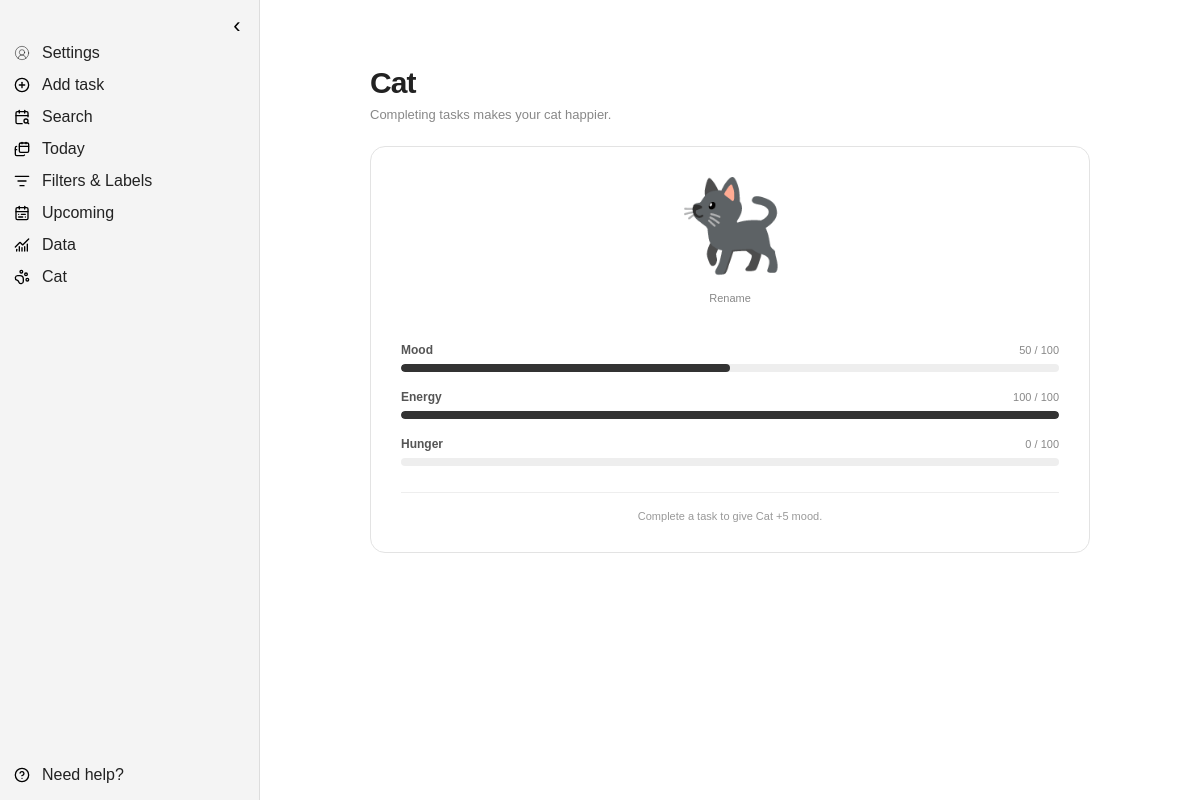
Page /cat (signed in) on the committed database.
### tables this page shows
CREATE TABLE cat (
            id INTEGER PRIMARY KEY AUTOINCREMENT,
            user_id INTEGER UNIQUE NOT NULL,
            cat_name TEXT NOT NULL,

            -- what the cat is doing at the moment
            status TEXT NOT NULL DEFAULT 'idle',

            -- keep these values between 0 and 100
            mood INTEGER NOT NULL DEFAULT 50
                CHECK (mood BETWEEN 0 AND 100),

            energy INTEGER NOT NULL DEFAULT 100
                CHECK (energy BETWEEN 0 AND 100),

            hunger INTEGER NOT NULL DEFAULT 0
                CHECK (hunger BETWEEN 0 AND 100),

            -- remember when the user last interacted with their cat
            last_interaction TIMESTAMP NOT NULL
                DEFAULT CURRENT_TIMESTAMP,

            equipped_item TEXT,
            cat_color TEXT,

            -- connect the cat to its owner
            FOREIGN KEY (user_id)
                REFERENCES users(id)
                ON DELETE CASCADE
        );

### routes/cat_routes.py (the view, shortened to what this page needs)
    @app.route(
        "/cat",
        methods=["GET", "POST"]
    )
    @login_required
    def cat():
        user_id = session["user_id"]
        create_cat_for_user(
            user_id
        )
        user_cat = get_cat_by_user(
            user_id
        )
        return render_template(
            "cat.html",
            cat=user_cat
        )

### app.py (called while the page is built)
@app.context_processor
def inject_global_task_modal_data():
    if "user_id" not in session:
        return {
            "global_task_tags": [],
            "cat_name": "Cat"
        }
    user_id = session["user_id"]
    user_cat = get_cat_by_user(
        user_id
    )
    return {
        "global_task_tags": get_tags_by_user(
            user_id
        ),
        "cat_name": (
            user_cat["cat_name"]
            if user_cat
            else "Cat"
        )
    }

### database/cats.py (called while the page is built, shortened)
def get_cat_by_user(user_id):
    connection = get_connection()
    cat = connection.execute(
        """
        SELECT *
        FROM cat
        WHERE user_id = ?
        """,
        (user_id,)
    ).fetchone()
    connection.close()
    return cat

def create_cat_for_user(
    user_id,
    cat_name="Cat"
):
    connection = get_connection()
    try:
        existing_cat = connection.execute(
            """
            SELECT id
            FROM cat
            WHERE user_id = ?
            """,
            (user_id,)
        ).fetchone()
        if existing_cat:
            return existing_cat["id"]
    except sqlite3.Error:
        connection.rollback()
        raise
    finally:
        connection.close()

### database/connection.py (called while the page is built)
def get_connection():
    connection = sqlite3.connect(DATABASE_PATH)
    connection.row_factory = sqlite3.Row
    connection.execute("PRAGMA foreign_keys = ON")
    return connection

### database/tags.py (called while the page is built)
def get_tags_by_user(user_id):
    connection = get_connection()
    tags = connection.execute(
        """
        SELECT
            id,
            name
        FROM tags
        WHERE user_id = ?
        ORDER BY name COLLATE NOCASE
        """,
        (user_id,)
    ).fetchall()
    connection.close()
    return tags

### routes/cat_routes.py (called while the page is built, shortened)
def register_cat_routes(app):
    @app.route(
        "/cat",
        methods=["GET", "POST"]
    )
    @login_required
    def cat():
        user_id = session["user_id"]
        create_cat_for_user(
            user_id
        )
        user_cat = get_cat_by_user(
            user_id
        )
        return render_template(
            "cat.html",
            cat=user_cat
        )

### utils/auth_helpers.py (called while the page is built)
def login_required(view_function):
    @wraps(view_function)
    def wrapped_view(*args, **kwargs):
        if "user_id" not in session:
            return redirect(
                url_for("login")
            )
        return view_function(
            *args,
            **kwargs
        )
    return wrapped_view

### templates/cat.html (shortened to what this page needs)
{% extends "base.html" %}
{% block styles %}
<link
    rel="stylesheet"
    href="{{ url_for('static', filename='css/cat.css') }}"
>
{% endblock %}
{% block content %}
<main class="cat-page">
    <header class="cat-header">
        <h1>
            {{ cat["cat_name"] }}
        </h1>
        <p>
            Completing tasks makes your cat happier.
        </p>
    </header>
    <section class="cat-card">
        <div class="cat-main">
            <div
                class="cat-placeholder"
                aria-hidden="true"
            >
                🐈‍⬛
            </div>
            <button
                type="button"
                class="rename-cat-button"
                id="renameCatButton"
            >
                Rename
            </button>
        </div>
        <div class="cat-stats">
            <div class="cat-stat">
                <div class="cat-stat-header">
                    <span>
                        Mood
                    </span>
                    <strong>
                        {{ cat["mood"] }} / 100
                    </strong>
                </div>
                <div class="cat-stat-track">
                    <div
                        class="cat-stat-fill"
                        style="width: {{ cat['mood'] }}%;"
                    ></div>
                </div>
            </div>
            <div class="cat-stat">
                <div class="cat-stat-header">
                    <span>
                        Energy
                    </span>
                    <strong>
                        {{ cat["energy"] }} / 100
                    </strong>
                </div>
                <div class="cat-stat-track">
                    <div
                        class="cat-stat-fill"
                        style="width: {{ cat['energy'] }}%;"
                    ></div>
                </div>
            </div>
            <div class="cat-stat">
                <div class="cat-stat-header">
                    <span>
                        Hunger
                    </span>
                    <strong>
                        {{ cat["hunger"] }} / 100
                    </strong>
                </div>
                <div class="cat-stat-track">
                </div>
            </div>
        </div>
        <div class="cat-message">
            Complete a task to give
            {{ cat["cat_name"] }}
            +5 mood.
        </div>
    </section>
</main>
{% endblock %}

### templates/base.html (shortened to what this page needs)
<!DOCTYPE html>
<html lang="en">
<head>
    <link
        rel="stylesheet"
        href="{{ url_for('static', filename='css/base.css') }}"
    >
    <link
        rel="stylesheet"
        href="{{ url_for('static', filename='css/task_modal.css') }}"
    >
    {% block styles %}
    {% endblock %}
</head>
<body>
    <aside class="sidebar" id="sidebar">
        <button
            class="sidebar-toggle"
            id="sidebarToggle"
            type="button"
            aria-label="Collapse sidebar"
        >
        </button>
        <nav class="sidebar-nav">
            <a
                class="nav-link"
                href="{{ url_for('setting') }}"
            >
                <img
                    class="nav-icon"
                    src="{{ url_for('static', filename='images/user.svg') }}"
                    alt=""
                >
                <span class="nav-text">
                    Settings
                </span>
            </a>
            <button
                class="nav-link nav-button"
                id="openTaskModal"
                type="button"
            >
                <img
                    class="nav-icon"
                    src="{{ url_for('static', filename='icons/add_task.svg') }}"
                    alt=""
                >
                <span class="nav-text">
                    Add task
                </span>
            </button>
            <a
                class="nav-link"
                href="{{ url_for('search') }}"
            >
                <img
                    class="nav-icon"
                    src="{{ url_for('static', filename='icons/calendar_search.svg') }}"
                    alt=""
                >
                <span class="nav-text">
                    Search
                </span>
            </a>
            <a
                class="nav-link"
                href="{{ url_for('home') }}"
            >
                <img
                    class="nav-icon"
                    src="{{ url_for('static', filename='icons/calendars.svg') }}"
                    alt=""
                >
                <span class="nav-text">
                    Today
                </span>
            </a>
            <a
                class="nav-link"
                href="{{ url_for('labels') }}"
            >
                <img
                    class="nav-icon"
                    src="{{ url_for('static', filename='icons/filter.svg') }}"
                    alt=""
                >
                <span class="nav-text">
                    Filters & Labels
                </span>
            </a>
            <a
                class="nav-link"
                href="{{ url_for('upcoming') }}"
            >
                <img
                    class="nav-icon"
                    src="{{ url_for('static', filename='icons/calendar_upcoming.svg') }}"
                    alt=""
                >
                <span class="nav-text">
                    Upcoming
                </span>
            </a>
            <a
                class="nav-link"
                href="{{ url_for('data') }}"
            >
                <img
                    class="nav-icon"
                    src="{{ url_for('static', filename='icons/data.svg') }}"
                    alt=""
                >
                <span class="nav-text">
                    Data
                </span>
            </a>
            <a
                class="nav-link"
                href="{{ url_for('cat') }}"
            >
                <img
                    class="nav-icon"
                    src="{{ url_for('static', filename='icons/cat.svg') }}"
                    alt=""
                >
                <span class="nav-text">
                    {{ cat_name | default('Cat') }}
                </span>
            </a>
            <div class="nav-spacer"></div>
            <a
                class="nav-link"
                href="{{ url_for('help_page') }}"
            >
                <img
                    class="nav-icon"
                    src="{{ url_for('static', filename='icons/question_mark.svg') }}"
                    alt=""
                >
                <span class="nav-text">
                    Need help?
                </span>
            </a>
        </nav>
        <div
            class="sidebar-resizer"
            id="sidebarResizer"
        ></div>
    </aside>
    <main class="main-content">
        {% block content %}
        {% endblock %}
    </main>
</body>
</html>

### static/css/base.css (style rules this page uses)
* { box-sizing: border-box; }
html, body { margin: 0; min-height: 100%; }
body { display: flex; min-height: 100vh; font-family: Arial, sans-serif; }
.sidebar { position: relative; display: flex; flex-direction: column; width: 260px; min-width: 180px; max-width: 420px; padding: 12px 8px; background: #f4f4f4; border-right: 1px solid #dddddd; flex-shrink: 0; overflow: visible; transition: width 0.2s ease, min-width 0.2s ease, padding 0.2s ease; }
.sidebar-nav { display: flex; overflow: hidden; flex-direction: column; flex: 1; gap: 6px; }
.nav-link { display: flex; align-items: center; gap: 12px; min-height: 21px; padding: 4px 6px; color: #222222; text-decoration: none; border-radius: 8px; white-space: nowrap; }
.nav-icon { width: 16px; height: 16px; min-width: 16px; object-fit: contain; }
.nav-text { overflow: hidden; }
.nav-spacer { flex: 1; }
.sidebar-toggle { margin-left: auto; display: flex; align-items: center; justify-content: center; width: 28px; height: 28px; padding: 0; border: none; border-radius: 6px; background: transparent; font-size: 22px; cursor: pointer; }
.sidebar-resizer { position: absolute; top: 0; right: -3px; width: 6px; height: 100%; cursor: col-resize; }
main { flex: 1; min-width: 0; padding: 24px; }

### static/css/task_modal.css (style rules this page uses)
:root { --catos-black: #222222; --catos-text: #333333; --catos-text-soft: #666666; --catos-muted: #999999; --catos-border: #dddddd; --catos-border-soft: #eeeeee; --catos-hover: #f4f4f4; --catos-soft: #fafafa; --catos-white: #ffffff; }
.nav-button { width: 100%; border: none; background: transparent; font: inherit; text-align: left; cursor: pointer; }

### static/css/cat.css (style rules this page uses)
.cat-page { width: min( 720px, calc(100% - 48px) ); margin: 0 auto; padding: 42px 0 70px; }
.cat-header { margin-bottom: 24px; }
.cat-header h1 { margin: 0; font-size: 30px; font-weight: 650; letter-spacing: -0.03em; color: #222222; }
.cat-header p { margin: 7px 0 0; font-size: 13px; color: #888888; }
.cat-card { padding: 30px; border: 1px solid #e3e3e3; border-radius: 15px; background: #ffffff; }
.cat-main { display: flex; align-items: center; flex-direction: column; }
.cat-placeholder { margin: 5px 0 17px; font-size: 88px; line-height: 1; }
.rename-cat-button { padding: 5px; border: none; background: transparent; font-family: inherit; font-size: 11px; color: #888888; cursor: pointer; }
.cat-stats { display: flex; flex-direction: column; gap: 18px; margin-top: 34px; }
.cat-stat-header { display: flex; align-items: center; justify-content: space-between; gap: 20px; margin-bottom: 7px; font-size: 12px; }
.cat-stat-header span { font-weight: 600; color: #555555; }
.cat-stat-header strong { font-size: 11px; font-weight: 500; color: #888888; }
.cat-stat-track { width: 100%; height: 8px; overflow: hidden; border-radius: 999px; background: #eeeeee; }
.cat-stat-fill { height: 100%; border-radius: inherit; background: #333333; transition: width 0.2s ease; }
.cat-message { margin-top: 26px; padding-top: 17px; border-top: 1px solid #eeeeee; text-align: center; font-size: 11px; color: #999999; }

### rows in the picture
cat: cat_name "Cat", mood "50", energy "100", hunger "0"
